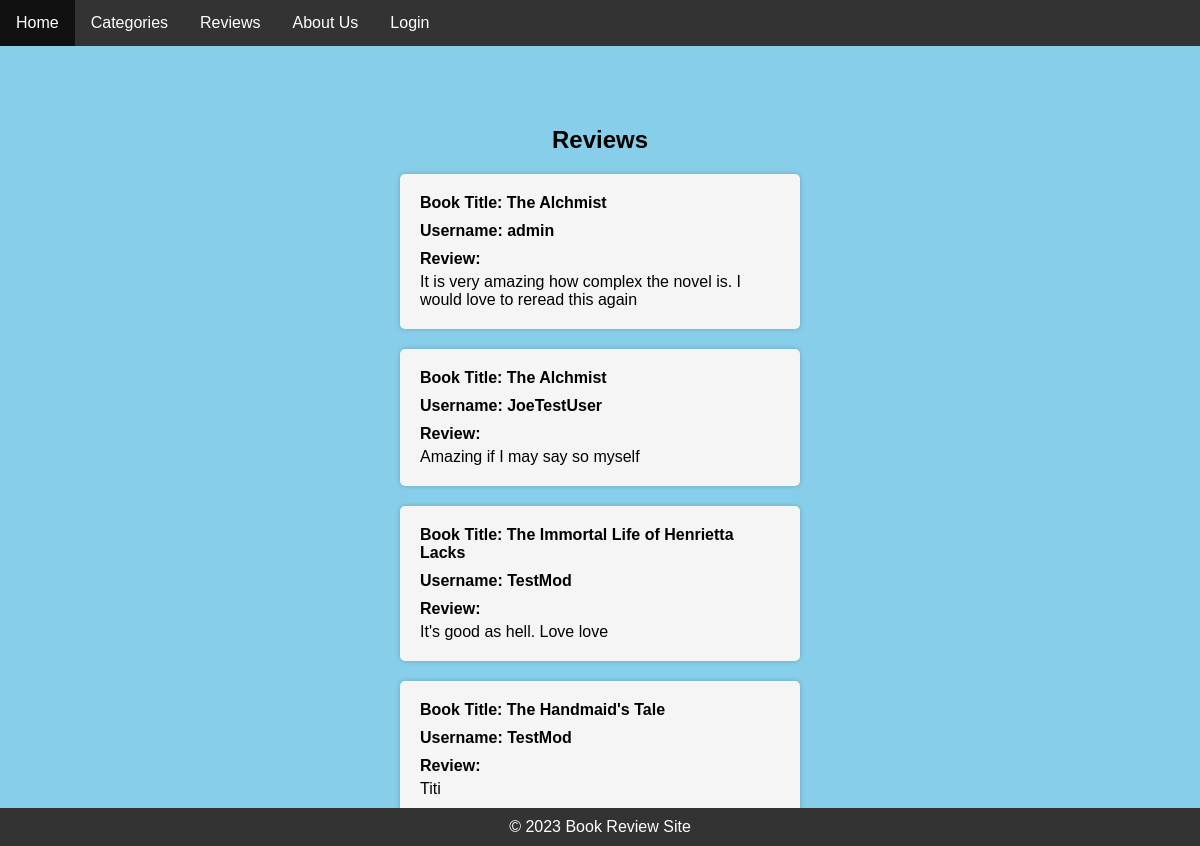
The app's page /reviews.php, older data.
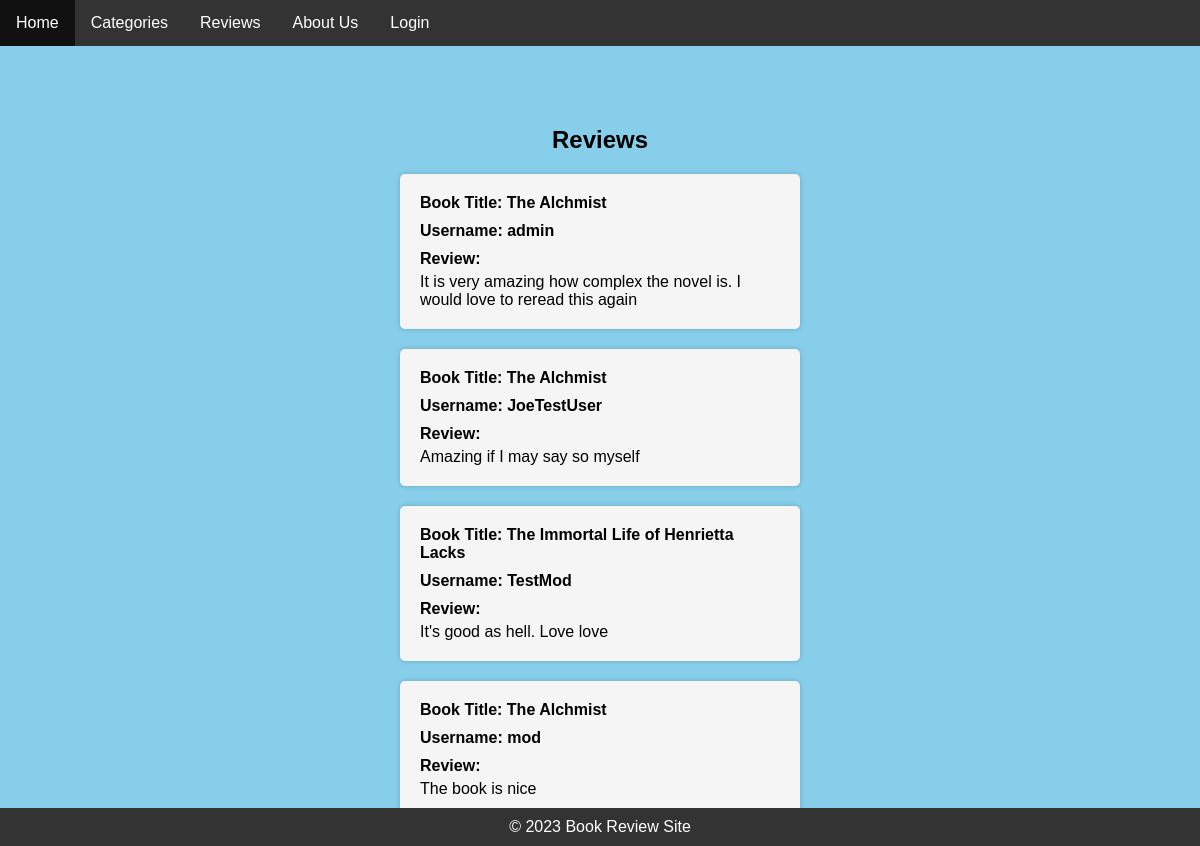
The same page, newer data.
### tables this page shows
CREATE TABLE `tblreview` (
  `Review_ID` int(11) NOT NULL,
  `Book_Key` int(11) NOT NULL,
  `Username` varchar(100) NOT NULL,
  `Date` varchar(100) NOT NULL,
  `Time` varchar(100) NOT NULL,
  `Title` varchar(100) NOT NULL,
  `Review` varchar(150) NOT NULL,
  `Rating` int(5) NOT NULL,
  `Status` int(11) NOT NULL DEFAULT 0
);

CREATE TABLE `tblbook` (
  `Book_Key` int(15) NOT NULL,
  `Title` varchar(100) NOT NULL,
  `Category_Key` int(11) NOT NULL,
  `ISBN` varchar(20) NOT NULL,
  `Authors_Firstname` varchar(100) NOT NULL,
  `Authors_Lastname` varchar(1000) NOT NULL,
  `description` varchar(1000) NOT NULL,
  `cover` blob NOT NULL
);

### reviews.php (the view, shortened to what this page needs)
<?php
    require_once 'header.php';
    $result = $conn->query("SELECT * FROM tblreview WHERE Status = 1") or die($conn->error);
?>
<!DOCTYPE html>
<html>
    <head>
        <link rel="stylesheet" type="text/css" href="styles.css">
    </head>
    <body>
        <div class="container">
            <h2>Reviews</h2>
                <?php
                if ($result->num_rows > 0) {
                    while ($row = $result->fetch_assoc()) {
                        $bookID = $row['Book_Key'];
                        $bookResult = $conn->query("SELECT * FROM tblbook WHERE Book_Key = $bookID") or die($conn->error);
                        $book = $bookResult->fetch_assoc();
                        echo '<div class="review-box">';
                        echo '<p class="book-title"><strong>Book Title:</strong> ' . $book['Title'] . '</p>';
                        echo '<p class="username"><strong>Username:</strong> ' . $row['Username'] . '</p>';
                        echo '<div class="review-content">';
                        echo '<p class="review-text"><strong>Review:</strong></p>';
                        echo '<p>' . $row['Review'] . '</p>';
                        echo '</div>';
                        echo '</div>';
                    }
                } else {
                    echo '<p>No reviews available.</p>';
                }
                ?>
        </div>
        <?php require_once 'footer.php'; ?>
    </body>
</html>

### header.php (shortened to what this page needs)
<!DOCTYPE html>
<html>
<head>
    <link rel="stylesheet" type="text/css" href="styles.css">
</head>
<body>
    <nav>
        <ul class="menu">
            <li><a href="index.php">Home</a></li>
            <li class="dropdown">
                <a href="javascript:void(0)" class="dropbtn">Categories</a>
            </li>
            <li><a href="reviews.php">Reviews</a></li>
            <li><a href="aboutUs.php">About Us</a></li>
            <?php
            if (isset($_SESSION['loggedin']) && $_SESSION['loggedin'] == true) {
                echo '<li><a href="logout.php">Logout</a></li>';
                echo '<li><a href="profile.php">' . $_SESSION['username'] . '</a></li>';
            } else {
                echo '<li class="dropdown">
                    <a href="javascript:void(0)" class="dropbtn">Login</a>
                    <div class="dropdown-content">
                        <a href="login.php">Sign In</a>
                        <a href="register.php">Register</a>
                    </div>
                </li>';
            }
            ?>
        </ul>
    </nav>
</body>
</html>

### footer.php
<footer>
        <p>© 2023 Book Review Site</p>
    </footer>
</body>
</html>

### styles.css (style rules this page uses)
body { background-color: skyblue; font-family: Arial, sans-serif; margin: 0; padding: 0; overflow: auto; }
.container { display: flex; flex-direction: column; justify-content: flex-start; align-items: center; height: calc(100vh - 60px); padding: 20px; margin-top: 60px; overflow-x: hidden; }
* { margin: 0; padding: 0; box-sizing: border-box; overflow-wrap: break-word; }
h2 { text-align: center; }
.menu { list-style-type: none; margin: 0; padding: 0; overflow: hidden; background-color: #333; }
.menu li { float: left; }
.menu li a, .dropbtn { display: block; color: white; text-align: center; padding: 14px 16px; text-decoration: none; }
li.dropdown { display: inline-block; }
footer { background-color: #333; color: white; text-align: center; padding: 10px; position: fixed; left: 0; bottom: 0; width: 100%; }

### reviews.php (style rules this page uses)
.container { padding: 20px; }
h2 { font-size: 24px; margin-bottom: 20px; }
.review-box { width: 400px; margin-bottom: 20px; background-color: #f5f5f5; border-radius: 5px; padding: 20px; box-shadow: 0 0 5px rgba(0, 0, 0, 0.2); word-wrap: break-word; }
.book-title { font-weight: bold; margin-bottom: 10px; }
.username { font-weight: bold; margin-bottom: 10px; }
.review-content { margin-top: 10px; }
.review-text { font-weight: bold; margin-bottom: 5px; }

Row changes from the older to the newer data that the page shows:
removed tblreview: tblbook.Title "The Handmaid's Tale", Username "TestMod", Review "Titi"
added tblreview: tblbook.Title "The Alchmist", Username "mod", Review "The book is nice"
